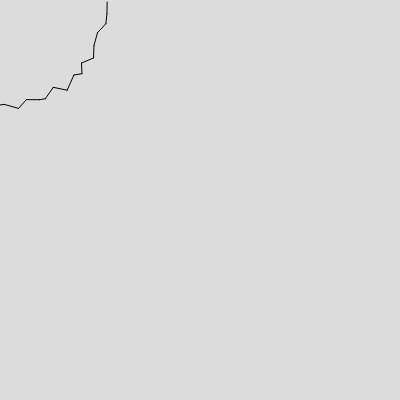
Frame 1 (no input)
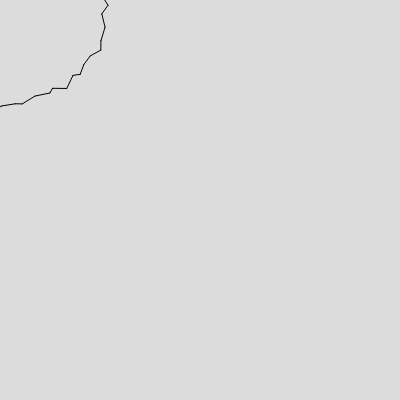
Frame 60 (no input)
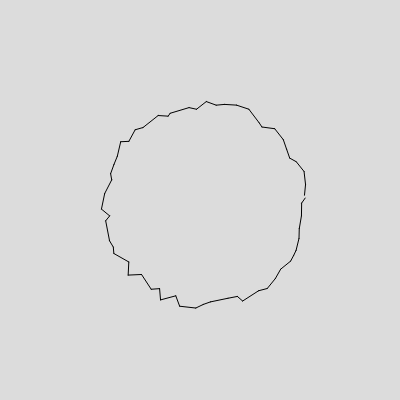
Frame 120 (the mouse pressed at the canvas centre since frame 60)

The p5.js sketch that drew these frames (run headless with seeded random() and noise() and a simulated clock; from frame 60 on, the mouse is pressed at the canvas centre):

// p5.js sketch
// ── sketch.js
let step, px, py;
let xoff,yoff,t;

function setup() {
  createCanvas(400, 400);
  step = 6;
  angleMode(DEGREES);
  xoff = 0;
  yoff = 0;
  t = 0.05;
}

function draw() {
  background(220);
  retCircle(mouseX, mouseY, 100, 10);
}

function retCircle(cx, cy, r, j) {
  for (let i = 0; i < 360; i = i + step) {
    let x = cx + r * cos(i) + random(0, j);
    let y = cy + r * sin(i) + random(0, j);

    // let xn = xoff + 5 * cos(i);
    // let yn = yoff + 5 * sin(i);

    // let x = cx + r * cos(i) + noise(xn, yn);
    // let y = cy + r * sin(i) + noise(xn, yn);

    line(x, y, px, py);

    px = x;
    py = y;

  }
}
